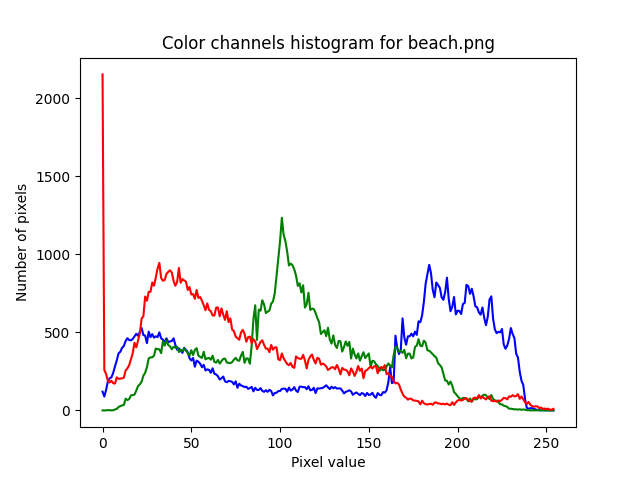
#> input picture output/histograms/beach.png.png, 640 x 480 px, given in place of terasse.jpeg, which was not available
$ jupyter execute --allow-errors session3.ipynb   (text cells are left out)
#> lines starting #> are read from the running program, lines starting #| are printed output that depends on the picture; pictures that were not available may be replaced by others from this repository, and a replacement may not be noted
### assignments/assignment-1/src/utils/imutils.py
#!/usr/bin/env python
"""
store basic image processing methods

"""
import cv2
import numpy as np
import matplotlib as mpl
import matplotlib.pyplot as plt


# [79 lines left out: functions grab_contours, translate, rotate, resize, not called in this run]


def jimshow(image, title=False):
    """imshow with matplotlib dependencies
    """
    # Acquire default dots per inch value of matplotlib
    dpi = mpl.rcParams['figure.dpi']

    height, width, depth = image.shape
    figsize = width / float(dpi), height / float(dpi)

    plt.figure(figsize=figsize)

    if depth == 1:
        plt.imshow(image, cmap='gray')
    else:
        plt.imshow(cv2.cvtColor(image, cv2.COLOR_BGR2RGB))

    if title:
        plt.title(title)
    plt.axis('off')

    plt.show()

# [19 lines left out: function jimshow_channel, not called in this run]

# [2 lines that do not run on import are left out]

### nbs/session3.ipynb
[cell 1]
# sudo apt-get update
# sudo apt-get install -y python3-opencv
# pip install opencv-python matplotlib

[cell 2]
import os
import glob
import sys
sys.path.append("..")
import cv2 # openCV
import numpy as np

# class util functions
from utils.imutils import jimshow as show
from utils.imutils import jimshow_channel as show_channel
import matplotlib.pyplot as plt

[cell 3]
filepath = os.path.join("..",
                        "..",
                        "..",
                        "cds-vis-data",
                        "data",
                        "img",
                        "terasse.jpeg")

image = cv2.imread(filepath)
#> image is the input picture: shape (480, 640, 3); mean B, G, R 247.1, 246.1, 247.3
show(image)

[cell 4]
image.shape # (1576, 1200, 3)
#> Out = (480, 640, 3)

[cell 5]
# converting to grayscale
greyed_image = cv2.cvtColor(image, cv2.COLOR_BGR2GRAY)
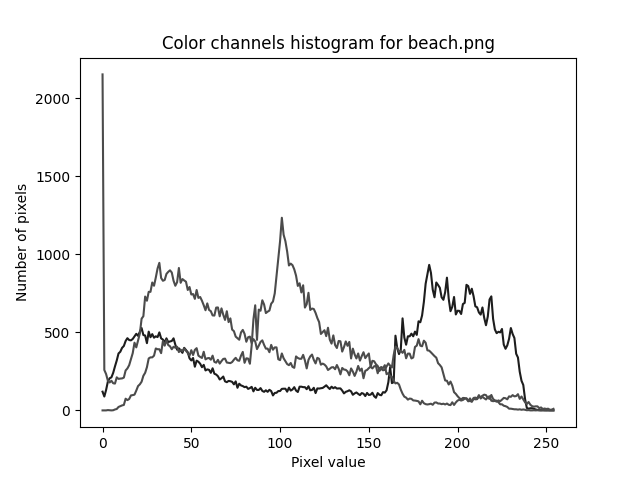
#> greyed_image: shape (480, 640); min 0, max 255, mean 246.6

[cell 6]
# create my canvas
plt.figure()

# add my histogram
plt.hist(image.flatten(), 255, [0,256])

# 255 = highest pixel value = max size of histogram
# [0,256]= range that my histogram can maximum take

# add title
plt.title("Grayscale histogram")

# add labels on axis
plt.xlabel("Pixel value")
plt.ylabel("Number of pixels")

plt.show()
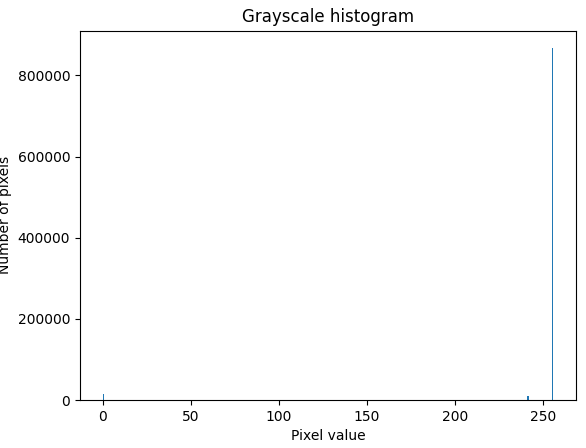
#> figure drawn by matplotlib, 1 panel; tallest bar 866669 high, from x = 255 to 256

[cell 7]
# hist
hist_blue = cv2.calcHist([image], [0], None,  [255], [0, 256])
#> hist_blue = 255 values, max 289954 at index 254, min 12 at index 178, mean 1204.7

# [0] (= blue) = color channel (BGR)
# None = mask
# [256] (= full scale) = histSize

[cell 8]
hist_blue.shape # 1D numpy.array (256, 1)
#> Out = (255, 1)

[cell 9]
# Blue channel histogram

plt.figure()

plt.plot(hist_blue, color = "darkblue")

plt.title("Blue channel histogram")
plt.xlabel("Pixel value")
plt.ylabel("Number of pixels")

plt.show
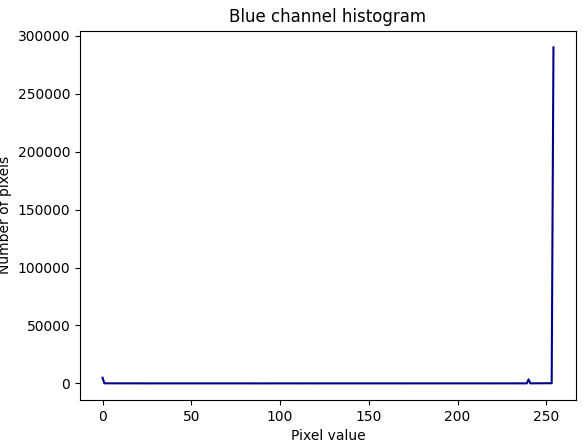
#> figure drawn by matplotlib, 1 panel; curve peaks at x = 254, y = 289954

[cell 10]
# Green channel histogram

hist_green = cv2.calcHist([image], [1], None,  [255], [0, 256])
#> hist_green = 255 values, max 286464 at index 254, min 16 at index 76, mean 1204.7

plt.figure()

plt.plot(hist_green, color = "darkgreen")

plt.title("Green channel histogram")
plt.xlabel("Pixel value")
plt.ylabel("Number of pixels")

plt.show
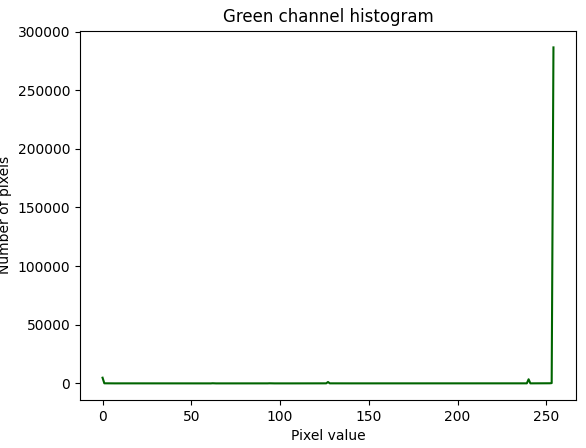
#> figure drawn by matplotlib, 1 panel; curve peaks at x = 254, y = 286464

[cell 11]
# Red channel histogram

hist_red = cv2.calcHist([image], [2], None,  [255], [0, 256])
#> hist_red = 255 values, max 290251 at index 254, min 10 at index 160, mean 1204.7

plt.figure()

plt.plot(hist_red, color = "darkred")

plt.title("Red channel histogram")
plt.xlabel("Pixel value")
plt.ylabel("Number of pixels")

plt.show
#> figure, not shown here; curve peaks at x = 254, y = 290251

[cell 12]
# Combine the three histograms
## Color channel histogram

plt.figure()

plt.plot(hist_blue, color = "darkblue")
plt.plot(hist_green, color = "darkgreen")
plt.plot(hist_red, color = "darkred")

plt.title("Color channels histogram")
plt.xlabel("Pixel value")
plt.ylabel("Number of pixels")

plt.show
#> figure, not shown here; curve peaks at x = 254, y = 289954; curve peaks at x = 254, y = 286464; curve peaks at x = 254, y = 290251

[cell 13]
# Split image into color channels
## the function returns a tuple with three numpy.arrays
channels = cv2.split(image)

# Create color tuple
colors = ("blue", "green", "red")

# Create the color channel histogram for the given image

plt.figure()

plt.title("Color channels histogram")
plt.xlabel("Pixel value")
plt.ylabel("Number of pixels")

# Initialise counter variable
i = 0

for channel in channels:
    # create hist of values for single channel
    hist = cv2.calcHist([channel], [0], None,  [255], [0, 256])
    # get plot color
    line_color = colors[i]
    # plot histogram
    plt.plot(hist, color = line_color)
    # update counter
    # now the color will change according to the specific channel, that we loop over
    i += 1
#> this loop made 3 passes
#> line_color on passes 1 to 3: 'blue', 'green', 'red'
#> after the loop, i = 3

plt.show
#> figure, not shown here; curve peaks at x = 254, y = 289954; curve peaks at x = 254, y = 286464; curve peaks at x = 254, y = 290251

[cell 14]
# Load image 1
filepath_1 = os.path.join("..",
                        "..",
                        "..",
                        "cds-vis-data",
                        "data",
                        "img",
                        "trex.png")

image_1 = cv2.imread(filepath_1)
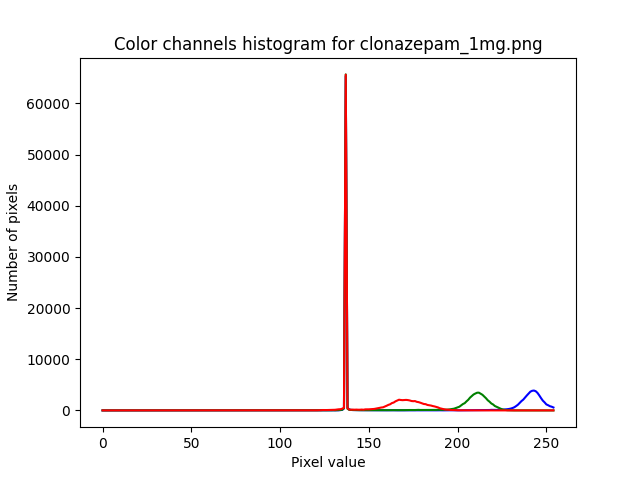
#> input picture output/histograms/clonazepam_1mg.png.png, 640 x 480 px, given in place of trex.png, which was not available
#> image_1 is the input picture: shape (480, 640, 3); mean B, G, R 248.3, 248.3, 249.8

# Load image 2

filepath_2 = os.path.join("..",
                        "..",
                        "..",
                        "cds-vis-data",
                        "data",
                        "img",
                        "t-rex2.png")

image_2 = cv2.imread(filepath_2)

[cell 15]
# Calculate histograms for both images

hist_1 = cv2.calcHist([image_1], [0,1,2], None, [255, 255, 255],  [0,256, 0,256, 0,256])
hist_2 = cv2.calcHist([image_2], [0,1,2], None, [255, 255, 255], [0,256, 0,256, 0,256])

[cell 16]
# MinMax normalisation
## norm_pixel = (value-min) / (max-min)
## For every pixel value we substract the min pixel value in the image, then divide that by the max minus the min

normalised_hist_1 = cv2.normalize(hist_1, hist_1, 0, 1.0, cv2.NORM_MINMAX)
normalised_hist_2 = cv2.normalize(hist_2, hist_2, 0, 1.0, cv2.NORM_MINMAX)

# Normalise the full histogram (so across all three color channels) where all pixel values are between 0 and 1.0
# Specify method by writing cv2.NORM_MINMAX

[cell 17]
# Calculate the average distance between histogram 1 and 2
## Smaller the distance = more similar images
## Higher the distance = less similar

round(cv2.compareHist(normalised_hist_1, normalised_hist_2, cv2.HISTCMP_CHISQR), 2)
#> Out = 0

# Returns number rounded with 2 decimals
# The distance between the two images = 33.76

[cell 18]
filepath = os.path.join("..",
                        "..",
                        "..",
                        "cds-vis-data",
                        "data",
                        "img",
                        "*.*")

[cell 19]
colors = ("blue", "green", "red")

for file in glob.glob(filepath):
    image = cv2.imread(file)

    channels = cv2.split(image)

    image_name = file.split("/")[-1]

    i = 0

    plt.figure()
    plt.title(f"Color channels histogram for {image_name}")
    plt.xlabel("Pixel value")
    plt.ylabel("Number of pixels")

    for channel in channels:
        hist = cv2.calcHist([channel], [0], None,  [255], [0, 256])
        line_color = colors[i]
        plt.plot(hist, color = line_color)
        i += 1
#> after the loop, i = 3

    plt.savefig(f"output/histograms/{image_name}.png")
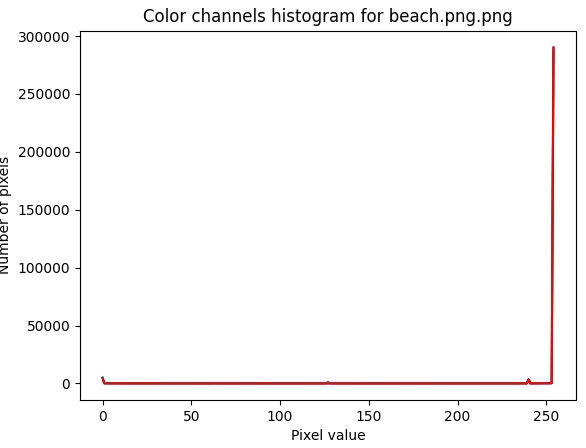
#> figure drawn by matplotlib, 1 panel; curve peaks at x = 254, y = 289954; curve peaks at x = 254, y = 286464; curve peaks at x = 254, y = 290251

    plt.show()
